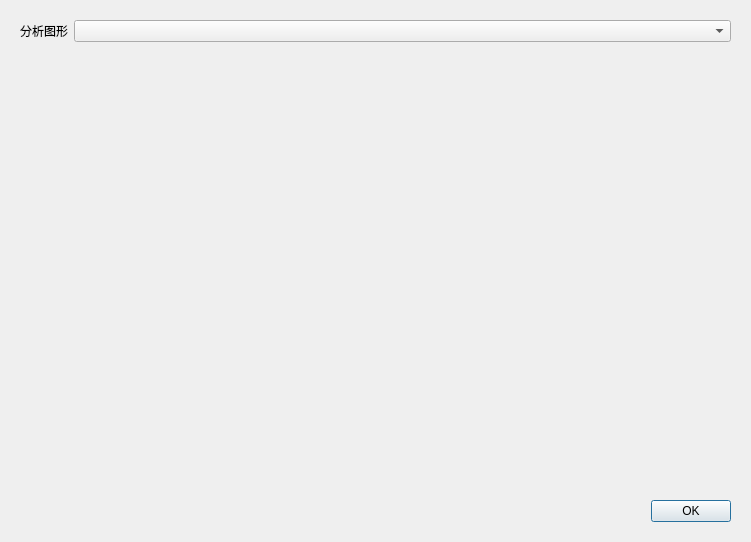
<?xml version="1.0" encoding="UTF-8"?>
<ui version="4.0">
 <class>Dialog</class>
 <widget class="QDialog" name="Dialog">
  <property name="geometry">
   <rect>
    <x>0</x>
    <y>0</y>
    <width>751</width>
    <height>542</height>
   </rect>
  </property>
  <property name="windowTitle">
   <string>图形分析</string>
  </property>
  <layout class="QVBoxLayout" name="verticalLayout" stretch="0,1,0">
   <item>
    <widget class="QWidget" name="widget_3" native="true">
     <layout class="QFormLayout" name="formLayout">
      <item row="0" column="0">
       <widget class="QLabel" name="label">
        <property name="text">
         <string>分析图形</string>
        </property>
       </widget>
      </item>
      <item row="0" column="1">
       <widget class="QComboBox" name="cbChartType"/>
      </item>
     </layout>
    </widget>
   </item>
   <item>
    <widget class="QWidget" name="chartWidget" native="true"/>
   </item>
   <item>
    <widget class="QWidget" name="widget_2" native="true">
     <layout class="QHBoxLayout" name="horizontalLayout">
      <item>
       <spacer name="horizontalSpacer">
        <property name="orientation">
         <enum>Qt::Horizontal</enum>
        </property>
        <property name="sizeHint" stdset="0">
         <size>
          <width>40</width>
          <height>20</height>
         </size>
        </property>
       </spacer>
      </item>
      <item>
       <widget class="QPushButton" name="btnOk">
        <property name="text">
         <string>OK</string>
        </property>
       </widget>
      </item>
     </layout>
    </widget>
   </item>
  </layout>
 </widget>
 <resources/>
 <connections/>
</ui>
